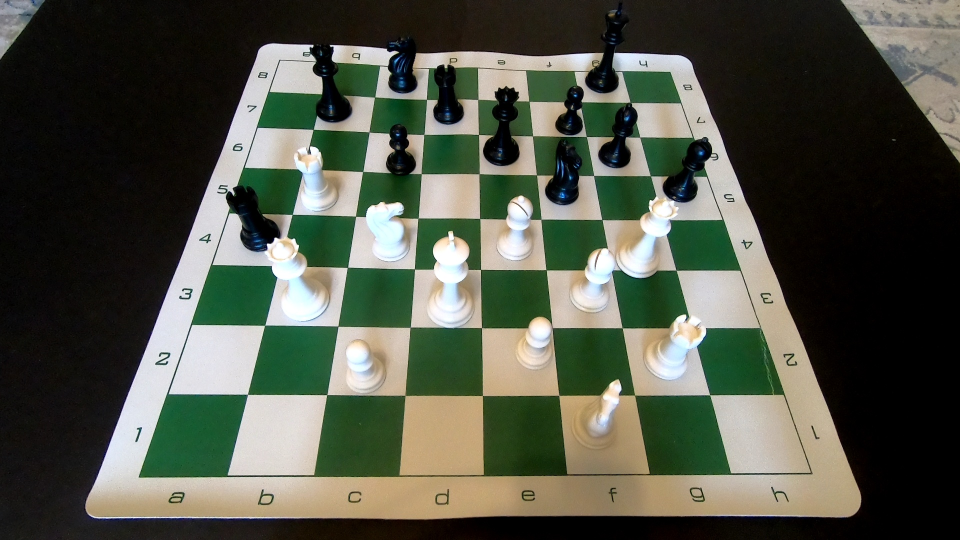
#> input picture data/alpha_data_image47.jpeg, 1920 x 1080 px (shown at 1/2 size)
$ python -i main.py   (imports and definitions only)
#> lines starting #> are read from the running program, lines starting #| are printed output that depends on the picture; after the words box and inside, x2 and y2 are one past the last pixel; in counts of white or black regions, pixels touching at a corner belong together
import cv2
import numpy as np
import matplotlib.pyplot as plt
from itertools import combinations
from scipy.cluster.hierarchy import fclusterdata
from scipy.spatial import distance as dist
import chess
from sklearn.neighbors import KNeighborsClassifier
from sklearn.model_selection import train_test_split
import imutils
from scipy.spatial.distance import cdist
import pandas as pd
import networkx as nx
from scipy.signal import argrelextrema


class FramesGetter:
    def __init__(self, path):
        self.video = cv2.VideoCapture(path)
        self.more_to_read = True

    # [75 lines left out: functions __next__, h_v_lines, line_intersections, lines_from_maximum, lines_from_component, find_81_p, not called in this run]


def euclidien_distance(x1, y1, x2, y2):
    return ((x1 - x2) ** 2 + (y1 - y2) ** 2) ** 0.5


# [20 lines left out: function cluster_points, not called in this run]


def two_points_euclidien_distance(p1, p2):
    return euclidien_distance(p1[0], p1[1], p2[0], p2[1])


# [85 lines left out: functions is_valid_square, find_max_square, find_borders, orient_first_board, rotate_board, not called in this run]

def find_board_border_points(gray_image, debug=False):
    blurred = cv2.GaussianBlur(gray_image, (7, 7), 3)
    thresh = cv2.adaptiveThreshold(blurred, 255,
                                   cv2.ADAPTIVE_THRESH_GAUSSIAN_C, cv2.THRESH_BINARY, 11, 2)
    thresh = cv2.bitwise_not(thresh)
    if debug:
        plt.imshow(thresh, cmap='gray')
        plt.show()
    cnts = cv2.findContours(thresh.copy(), cv2.RETR_EXTERNAL,
                            cv2.CHAIN_APPROX_SIMPLE)
    cnts = imutils.grab_contours(cnts)
    cnts = sorted(cnts, key=cv2.contourArea, reverse=True)
    board_cnt = None
    for c in cnts:
        peri = cv2.arcLength(c, True)
        approx = cv2.approxPolyDP(c, 0.02 * peri, True)
        if len(approx) == 4:
            board_cnt = approx
            break
    if board_cnt is None:
        return None
    if debug:
        output = gray_image.copy()
        cv2.drawContours(output, [board_cnt], -1, (0, 255, 0), 2)
        plot_frame_and_points(output, board_cnt.reshape(4, 2))
    return board_cnt.reshape(4, 2)


def sort_points_clockwise(coords):
    xSorted = coords[np.argsort(coords[:, 0]), :]
    leftMost = xSorted[:2, :]
    rightMost = xSorted[2:, :]
    leftMost = leftMost[np.argsort(leftMost[:, 1]), :]
    (tl, bl) = leftMost
    D = dist.cdist(tl[np.newaxis], rightMost, "euclidean")[0]
    (br, tr) = rightMost[np.argsort(D)[::-1], :]
    return np.array([tl, tr, br, bl], dtype="float32")


def board_reperspective(image, points, debug=False):
    curent_corners = np.float32(sort_points_clockwise(points))
    size_of_new_image = 1800
    map_corners_to = np.float32([[0, 0]
                                    , [size_of_new_image, 0]
                                    , [size_of_new_image, size_of_new_image]
                                    , [0, size_of_new_image]])
    rotation_matrix = cv2.getPerspectiveTransform(curent_corners, map_corners_to)
    aligned = cv2.warpPerspective(image, rotation_matrix, (1800, 1800))
    aligned = cv2.rotate(aligned, cv2.cv2.ROTATE_90_CLOCKWISE)
    if debug:
        plot_gray(aligned)
    return aligned


def diff_y(p1, p2):
    diff = p1[1] - p2[1]
    return np.vdot(diff, diff) ** 0.5


def diff_x(p1, p2):
    diff = p1[0] - p2[0]
    return np.vdot(diff, diff) ** 0.5


# [10 lines left out: function split_list_by_cluster_indexes, not called in this run]


def remove_outliers(data, m=1):
    return data[abs(data - np.mean(data)) < m * np.std(data)]


# [6 lines left out: function cluster_avg_diff, not called in this run]


def find_81_points(gray_image, debug=False):
    """ this function returns 81 points of the board squares """
    gray_image = np.copy(gray_image)
    if debug:
        plot_gray(gray_image)
    v = np.median(gray_image)
    lower = int(max(0, (1.0 - 0.33) * v))
    upper = int(min(255, (1.0 + 0.33) * v))
    edges = cv2.Canny(gray_image, lower, upper)
    if debug:
        plot_gray(edges)

    lines = cv2.HoughLines(edges, 0.83, np.deg2rad(1), 200)

    if lines is None or len(lines) < 5:
        print("Not enough lines")
        return None

    lines = np.reshape(lines, (-1, 2))
    horizontal, vertical = h_v_lines(lines)
    intersection_points = line_intersections(horizontal, vertical)
    if intersection_points is None or len(intersection_points) == 0:
        return None
    clustered_points = cluster_points(intersection_points, 80)

    if len(clustered_points) < 15:
        print("Not enough clustered points")
        return None

    if debug:
        plot_frame_and_points(gray_image, intersection_points)
        plot_frame_and_points(gray_image, clustered_points)

    cluster_x_indexes = fclusterdata(clustered_points, 9, criterion='maxclust', metric=diff_x)
    cluster_y_indexes = fclusterdata(clustered_points, 9, criterion='maxclust', metric=diff_y)

    clusters_x = split_list_by_cluster_indexes(clustered_points, cluster_x_indexes)
    clusters_y = split_list_by_cluster_indexes(clustered_points, cluster_y_indexes)

    avg_diff_y = cluster_avg_diff(clusters_x, 1)
    avg_diff_x = cluster_avg_diff(clusters_y, 0)

    if avg_diff_y > 230 or avg_diff_x > 230:
        print("distance too big")
        return None

    start_x = 0
    start_y = 0
    points_x = np.arange(0, 9) * avg_diff_x + start_x
    points_y = np.arange(0, 9) * avg_diff_y + start_y
    X2D, Y2D = np.meshgrid(points_y, points_x)
    final_points = np.column_stack((Y2D.ravel(), X2D.ravel()))

    if debug:
        plot_frame_and_points(gray_image, final_points)

    return final_points


# [78 lines left out: functions set_above_threshold_1_under_0, naive_81_points, extract_81_points, crop_81_squares, plot_frame_and_points, plot_gray, not called in this run]


def handle_frame(current_frame, debug=None):
    if not debug:
        current_gray_frame = cv2.cvtColor(current_frame, cv2.COLOR_BGR2GRAY)

        board_border_points = find_board_border_points(current_gray_frame, debug=False)
        print("done border_points")
        if board_border_points is None:
            print("border points is None")
            return None

        cropped_board = board_reperspective(current_frame, board_border_points)

        cropped_board_no_border = cropped_board[90:-90, 90:-90]
    else:
        cropped_board_no_border = current_frame

    as_gray = cv2.cvtColor(cropped_board, cv2.COLOR_BGR2GRAY)
    final_points = find_81_points(as_gray)

    if final_points is None:
        print("final points points is None")
        return None
    else:
        print("done final_points")

    if debug:
        plot_frame_and_points(cropped_board_no_border, final_points)

    squares_dict = crop_81_squares(adjust_gamma(cropped_board_no_border), final_points)

    if squares_dict is None:
        return None

    return squares_dict, cropped_board_no_border


# [62 lines left out: functions diff_squares, add_histogram, knn_histograms, not called in this run]


def chi_squared(p, q):
    return 0.5 * np.sum((p - q) ** 2 / (p + q + 1e-6))


# [237 lines left out: functions knn_model, update_board_state, start_piece_dict, piece_dict_to_array, array_to_piece_dict, adjust_gamma and 3 more, not called in this run]


# [2 lines not run here, left out]

>>> import cv2
>>> picture = cv2.imread('data/alpha_data_image47.jpeg')
#> picture is the input picture: shape (1080, 1920, 3); mean B, G, R 70.9, 84, 80
>>> result = handle_frame(picture)
#> in handle_frame, `current_gray_frame = cv2.cvtColor(current_frame, cv2.COLOR_BGR2GRAY)`:
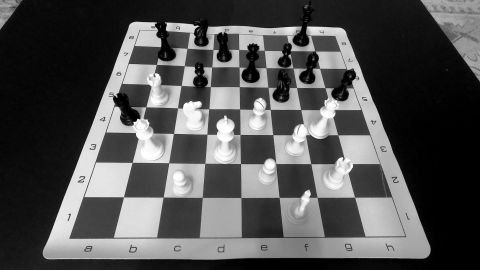
#> current_gray_frame: shape (1080, 1920) (shown at 1/4 size); min 0, max 255, mean 81.3
#> in find_board_border_points, `thresh = cv2.adaptiveThreshold(blurred, 255, cv2.ADAPTIVE_THRESH_GAUSS..`:
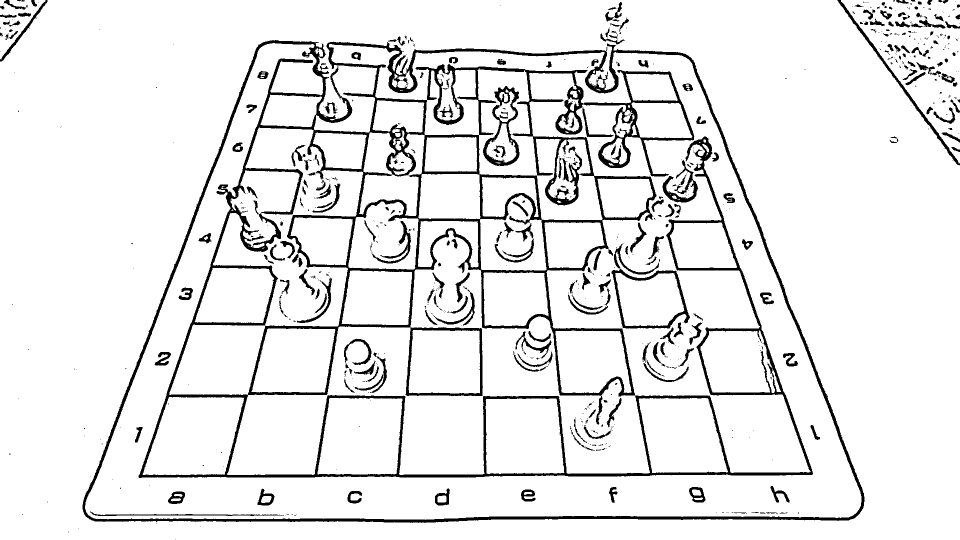
#> thresh: shape (1080, 1920) (shown at 1/2 size); 91.4% white; 737 black regions (497 under 20 px), largest, box (x1, y1, x2, y2) and area: (165, 80, 1729, 1046) 126885, (966, 172, 1039, 332) 2841, (1223, 538, 1380, 657) 2650
#> in find_board_border_points, `thresh = cv2.bitwise_not(thresh)`:
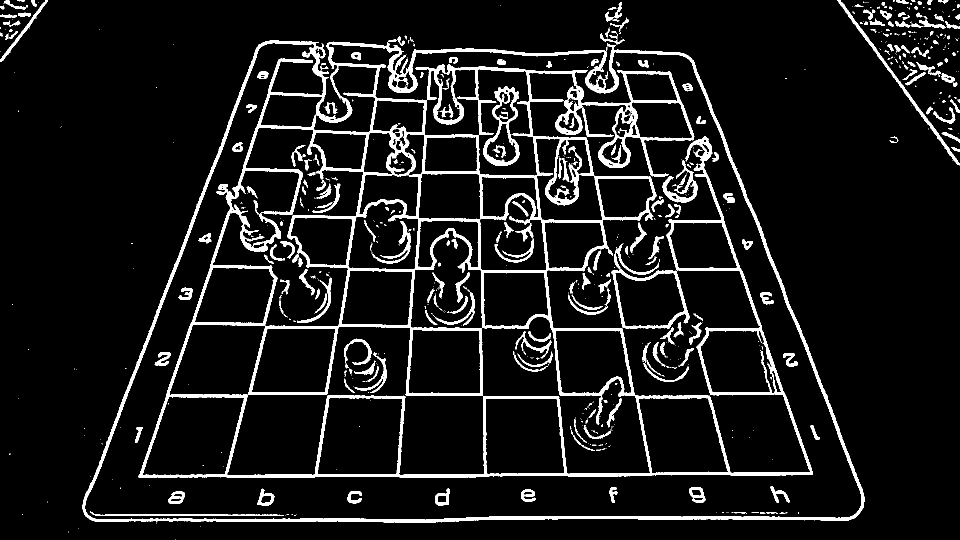
#> thresh: shape (1080, 1920) (shown at 1/2 size); 8.6% white; 737 white regions (497 under 20 px)
#> in find_board_border_points, `cnts = cv2.findContours(thresh.copy(), cv2.RETR_EXTERNAL, cv2.CHAIN_AP..`: cnts = 264 contours, 194 with area under 20; largest, box (x1, y1, x2, y2) and area: (165, 80, 1729, 1046) 1142942, (1675, 0, 1920, 331) 1972, (0, 0, 95, 123) 695, (1867, 215, 1911, 248) 282, (1210, 4, 1244, 43) 278
#> the loop in find_board_border_points, `for c in cnts:` made 13 passes
#> (peri, board_cnt) on pass 13: (93.5, [[1883, 266], [1919, 284], [1919, 278], [1893, 265]])
#> in handle_frame, `board_border_points = find_board_border_points(current_gray_frame, deb..`: board_border_points = [[1883, 266], [1919, 284], [1919, 278], [1893, 265]]
#> in sort_points_clockwise, `xSorted = coords[np.argsort(coords[:, 0]), :]`: xSorted = [[1883, 266], [1893, 265], [1919, 284], [1919, 278]]
#> in sort_points_clockwise, `leftMost = xSorted[:2, :]`: leftMost = [[1883, 266], [1893, 265]]
#> in sort_points_clockwise, `rightMost = xSorted[2:, :]`: rightMost = [[1919, 284], [1919, 278]]
#> in sort_points_clockwise, `leftMost = leftMost[np.argsort(leftMost[:, 1]), :]`: leftMost = [[1893, 265], [1883, 266]]
#> in sort_points_clockwise, `(tl, bl) = leftMost`: tl = [1893, 265]; bl = [1883, 266]
#> in sort_points_clockwise, `D = dist.cdist(tl[np.newaxis], rightMost, "euclidean")[0]`: D = [32.2, 29.07]
#> in sort_points_clockwise, `(br, tr) = rightMost[np.argsort(D)[::-1], :]`: br = [1919, 284]; tr = [1919, 278]
#> in board_reperspective, `curent_corners = np.float32(sort_points_clockwise(points))`: curent_corners = [[1893, 265], [1919, 278], [1919, 284], [1883, 266]]
#> in board_reperspective, `rotation_matrix = cv2.getPerspectiveTransform(curent_corners, map_corn..`: rotation_matrix = [[0.258, 2.58, -1173.1], [-4.65, 9.3, 6335], [-0.000717, 0.00143, 1]]
#> in board_reperspective, `aligned = cv2.warpPerspective(image, rotation_matrix, (1800, 1800))`:
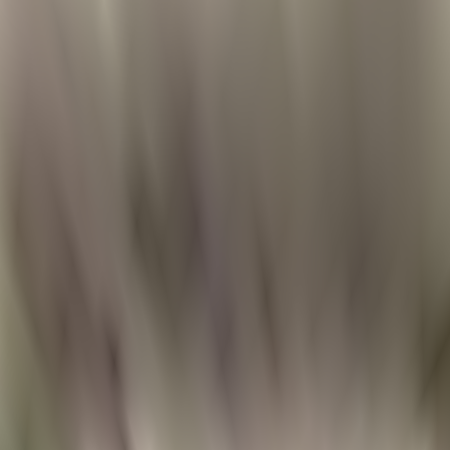
#> aligned: shape (1800, 1800, 3) (shown at 1/4 size); mean B, G, R 94.9, 106.2, 115.5
#> in board_reperspective, `aligned = cv2.rotate(aligned, cv2.cv2.ROTATE_90_CLOCKWISE)`:
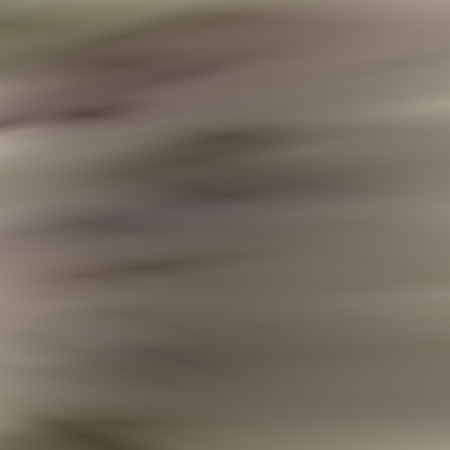
#> aligned: shape (1800, 1800, 3) (shown at 1/4 size); mean B, G, R 94.9, 106.2, 115.5
#> in handle_frame, `cropped_board_no_border = cropped_board[90:-90, 90:-90]`:
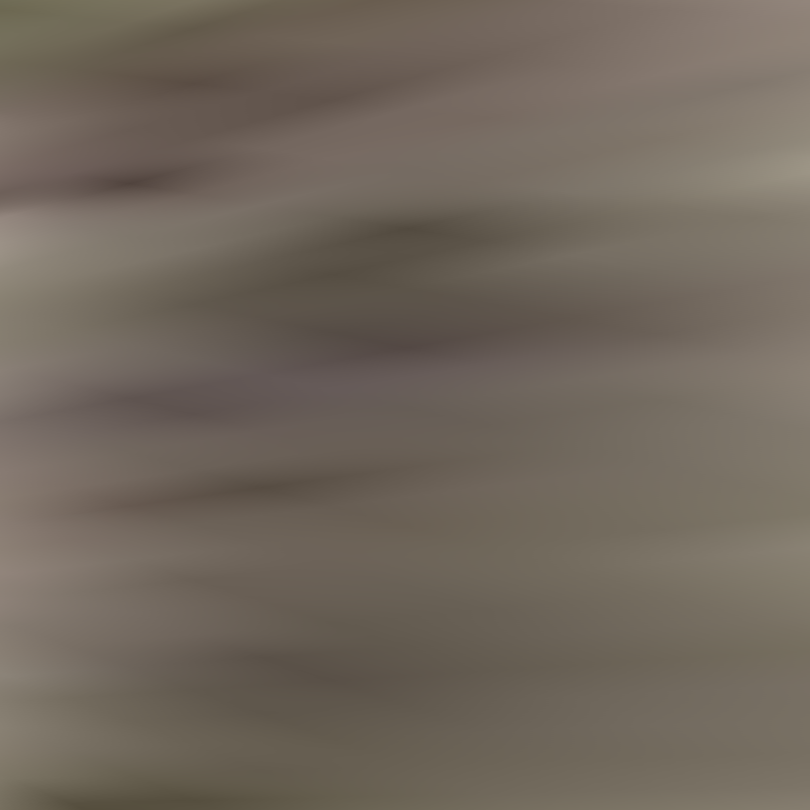
#> cropped_board_no_border: shape (1620, 1620, 3) (shown at 1/2 size); mean B, G, R 92.5, 103.1, 112.6
#> in find_81_points, `v = np.median(gray_image)`: v = 107
#> in find_81_points, `lower = int(max(0, (1.0 - 0.33) * v))`: lower = 71
#> in find_81_points, `upper = int(min(255, (1.0 + 0.33) * v))`: upper = 142
#> in find_81_points, `lines = cv2.HoughLines(edges, 0.83, np.deg2rad(1), 200)`: lines = None
